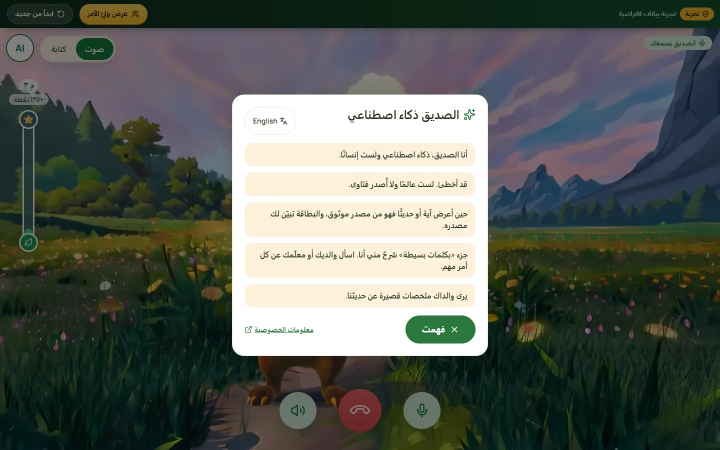
#> input picture docs/hackathon/readme-media/after/ai-chip-sheet-ar.webp, 1440 x 900 px, given in place of after-home-ar.png, which was not available (shown at 1/2 size)
$ python build_deck.py
#> lines starting #> are read from the running program, lines starting #| are printed output that depends on the picture; pictures that were not available may be replaced by others from this repository, and a replacement may not be noted
### docs/hackathon/deliverables/Presentation/deck-src/compose.py
"""Compose the deck's images from the README media screenshots (PIL only).

Every output is sized to the exact aspect of the frame it goes into, so the
deck never stretches or crops an image by surprise. Run by build_deck.py.
"""
from pathlib import Path
from PIL import Image, ImageChops, ImageDraw, ImageFilter

HERE = Path(__file__).parent
IMG = HERE / "img"
OUT = HERE / "img" / "compose"
OUT.mkdir(parents=True, exist_ok=True)
# The README screenshots: next to deck-work in the worktree layout, or three levels up when these
# scripts sit in the repository at docs/hackathon/deliverables/Presentation/deck-src/.
README_AFTER = next((p for p in (HERE.parent / "10-submission" / "docs" / "hackathon" / "readme-media" / "after",
                                 HERE.parents[2] / "readme-media" / "after") if p.exists()),
                    HERE.parents[2] / "readme-media" / "after")

# The home screenshot has the demo bar (dark green, "trial with made-up data") on rows 0..55.
HOME_BAR_ROWS = 56


def load(name):
    return Image.open(IMG / name).convert("RGB")


def crop_aspect(im, aspect, fx=0.5, fy=0.5):
    """Crop to width/height == aspect; fx/fy choose which part to keep (0..1)."""
    w, h = im.size
    if w / h > aspect:
        nw = int(round(h * aspect))
        x = int(round((w - nw) * fx))
        return im.crop((x, 0, x + nw, h))
    nh = int(round(w / aspect))
    y = int(round((h - nh) * fy))
    return im.crop((0, y, w, y + nh))


# [18 lines left out: functions rounded, shadowed, not called in this run]


def save_jpg(im, name, maxw=1800):
    if im.width > maxw:
        im = im.resize((maxw, int(im.height * maxw / im.width)), Image.LANCZOS)
    p = OUT / name
    im.convert("RGB").save(p, quality=90, optimize=True)
    return p


# [33 lines left out: functions save_png, grid, not called in this run]


def strip(names, aspect, width=2600, height_frac=0.94, gap_frac=0.022, r=22):
    """Phone-like cards side by side (right to left), same scale, top-aligned."""
    W = width
    H = int(round(W / aspect))
    ims = [Image.open(IMG / n).convert("RGB") for n in names]
    maxh = max(i.height for i in ims)
    s = (H * height_frac) / maxh
    gap = int(W * gap_frac)
    tiles = [i.resize((int(i.width * s), int(i.height * s)), Image.LANCZOS) for i in ims]
    total = sum(t.width for t in tiles) + gap * (len(tiles) - 1)
    if total > W * 0.98:
        k = (W * 0.98) / total
        tiles = [t.resize((int(t.width * k), int(t.height * k)), Image.LANCZOS) for t in tiles]
        gap = int(gap * k)
        total = sum(t.width for t in tiles) + gap * (len(tiles) - 1)
    canvas = Image.new("RGBA", (W, H), (0, 0, 0, 0))
    x = (W + total) // 2
    y0 = int(H * (1 - height_frac) / 2)
    for t in tiles:
        x -= t.width
        shadowed(canvas, t, (x, y0), r, blur=14, alpha=120)
        x -= gap
    return canvas


# [20 lines left out: function faded_top, not called in this run]


def build():
    out = {}
    # Solution: the home screen without the demo bar, at its own aspect (1440 x 844); the frame follows it.
    home = load("after-home-ar.png")
    home = home.crop((0, HOME_BAR_ROWS, home.width, home.height))
    out["solution"] = save_jpg(home, "solution-home-ar.jpg")
    out["solution_aspect"] = home.width / home.height
    # Gallery: three frames 5.21 x 4.69. Every crop starts below the demo bar, and the call crops keep the
    # left edge (AI chip, Voice | Chat switch, level rail) so no control is cut in half.
    a = 5.21 / 4.69

    def below_bar(name):
        im = load(name)
        return im.crop((0, HOME_BAR_ROWS, im.width, im.height))

    out["g_home"] = save_jpg(crop_aspect(home, a, fx=0.0, fy=0.0), "g-home-ar.jpg", 1400)
    out["g_voice"] = save_jpg(crop_aspect(below_bar("after-call-voice-ar.png"), a, fx=0.0), "g-voice-ar.jpg", 1400)
    out["g_chat"] = save_jpg(crop_aspect(below_bar("after-call-chat-verse-ar.png"), a, fx=0.0), "g-chat-verse-ar.jpg", 1400)
    # Source cards strip: large image 17.71 x 7.60
    out["cards"] = save_png(strip(["after-card-verse-ar.png", "after-card-hadith-ar.png", "after-card-term-ar.png",
                                   "after-card-faq-ar.png", "after-card-hadith-en.png"], 17.71 / 7.60), "cards-strip.png")
    # Avatar: the four state frames as separate tiles; build_deck lays them out and covers the
    # English state label burnt into each frame with an Arabic one.
    out["avatar_frames"] = [IMG / f"after-avatar-states-{f}.png" for f in ("f000", "f039", "f059", "f078")]
    # Parent view: the merged "Sources discussed this week" page (Arabic), wide frame 9.17 x 5.16.
    src = Image.open(README_AFTER / "parent-sources-ar.webp").convert("RGB")
    out["parent"] = save_png(faded_top(src, 9.17 / 5.16), "parent-sources-ar-top.png", maxw=1800)
    # Accessibility: wide 9.17 x 5.16, Arabic and English side by side
    acc = grid(["after-home-ar.png", "after-home-en.png", "after-ai-chip-sheet-ar.png", "after-call-chat-hadith-en.png"],
               cols=2, aspect=9.17 / 5.16, cell_aspect=1440 / 900, pad=0.03, r_frac=0.025, width=1800)
    out["access"] = save_png(acc, "access-ar-en-grid.png")
    return out


# [7 lines that do not run on import are left out]

### docs/hackathon/deliverables/Presentation/deck-src/cost_estimate.py
"""USD cost estimate per session and per month. An ESTIMATE, not a measured cost.

Measured units (from the repository) x the providers' public prices (checked 6 Oct 2026).
Every value that is not measured is marked ASSUMPTION. Run: python cost_estimate.py
Every displayed figure is rounded UP at its display step (up()), so no shown bound is below the computed value.
"""
import math

CHECKED = "6 Oct 2026"

# ---------------------------------------------------------------- prices (public, checked 6 Oct 2026)
# OpenAI, https://platform.openai.com/docs/pricing (standard tier, per 1M tokens)
GPT54MINI_IN = 0.75 / 1e6
GPT54MINI_OUT = 4.50 / 1e6
# OpenAI's own estimate for gpt-4o-mini-transcribe (same page): "$0.003 / minute"
STT_PER_MIN = 0.003
# ElevenLabs, https://elevenlabs.io/pricing/api : Flash / Turbo, $0.04 per 1K characters, every plan
TTS_PER_CHAR = 0.04 / 1000
# LiveKit Cloud, https://livekit.com/pricing : Ship plan overage
LK_PARTICIPANT_MIN = 0.0005
LK_AGENT_SESSION_MIN = 0.01

# ---------------------------------------------------------------- measured units
# docs/hackathon/eval-reports/lead-summary.json, "all", after: the mean per EVAL RUN (90 runs: 94 agent calls and
# 84 judge calls, from "files"). The eval runner adds the judge model's usage to the run's count, so this is the
# agent plus the judge, not the agent's tokens per call. Used as an UPPER BOUND for one agent call. It bounds a
# single-turn call only; late calls in a long session carry more history (AGENT_PROMPT_TOK_FULL below).
# The repository has no agent-only per-call figure (the raw reports do not keep the judge's usage apart).
EVAL_RUN_PROMPT_TOK = 6526
EVAL_RUN_COMPLETION_TOK = 109
# docs/hackathon/latency/LOAD-REHEARSAL.md: greeting + 2 child turns = about 300 ElevenLabs characters and
# about 8 OpenAI chat calls (about 4 in the agent, about 4 in post-session reporting), one STT stream
SHORT = dict(agent_calls=4, report_calls=4, tts_chars=300)

# ---------------------------------------------------------------- assumptions
# Full session: 5 minutes is the demo cap (DEMO_SESSION_MAX_SECONDS=300), about 10 child turns. Family sessions
# may run longer; the 100-family figures assume the same 5-minute cap, so they are not an upper bound for longer sessions.
# 1,500 to 2,500 characters is LOAD-REHEARSAL's own estimate for a full session (not measured); we take 2,500.
FULL = dict(agent_calls=12, report_calls=4, tts_chars=2500)
AGENT_PROMPT_TOK_FULL = 8000          # ASSUMPTION: longer history late in a session (the eval-run bound is 6,526)
REPORT_TOK = {"low": (1000, 200), "high": (6000, 800)}   # ASSUMPTION: input, output tokens per reporting call
LK_MIN = {"low": 1.5, "high": 5.0}    # ASSUMPTION: session length in minutes (short session .. the demo cap)
# ASSUMPTION: billed audio minutes = the session length. STT_REALTIME defaults on (backend/conversation/agent/
# entrypoint.py), so the realtime transcription stream is open for the whole session, not only while the child speaks.
STT_MIN = dict(LK_MIN)
LK_PARTICIPANTS = 2                   # the child's browser and the self-hosted agent
# high side also counts LiveKit agent-session minutes, in case LiveKit bills a self-hosted agent that way


def session(level):
    s = SHORT if level == "low" else FULL
    p_tok = EVAL_RUN_PROMPT_TOK if level == "low" else AGENT_PROMPT_TOK_FULL
    agent = s["agent_calls"] * (p_tok * GPT54MINI_IN + EVAL_RUN_COMPLETION_TOK * GPT54MINI_OUT)
    ri, ro = REPORT_TOK[level]
    report = s["report_calls"] * (ri * GPT54MINI_IN + ro * GPT54MINI_OUT)
    stt = STT_MIN[level] * STT_PER_MIN
    tts = s["tts_chars"] * TTS_PER_CHAR
    lk = LK_PARTICIPANTS * LK_MIN[level] * LK_PARTICIPANT_MIN
    if level == "high":
        lk += LK_MIN[level] * LK_AGENT_SESSION_MIN
    items = {"agent LLM": agent, "reporting LLM": report, "STT": stt, "TTS": tts, "LiveKit": lk}
    return items, sum(items.values())


SCENARIOS = {
    # ASSUMPTION: 30 judges, 2 to 4 sessions each, over the judging window (7 to 22 Oct)
    "30 judges (judging window)": (30 * 2, 30 * 4),
    # ASSUMPTION: 100 families, one child each, 12 to 20 sessions a month (3 to 5 a week), each within the 5-minute cap
    "100 families (per month)": (100 * 12, 100 * 20),
}

# display steps: line items, per session, the judging window, per month
STEP = {"item": 0.001, "session": 0.01, "judges": 1, "families": 10}


def up(x, step):
    """x rounded UP to a multiple of step; the guard keeps exact values (0.015, 0.100) from creeping up a step."""
    return math.ceil(round(x / step, 9)) * step


def fmt(x, step):
    decimals = max(0, -int(math.floor(math.log10(step)))) if step < 1 else 0
    return f"{up(x, step):,.{decimals}f}"


def display():
    """The figures every document shows, all rounded up: {key: (low, high)} as strings."""
    lo_items, lo = session("low")
    hi_items, hi = session("high")
    (j_lo, j_hi), (f_lo, f_hi) = SCENARIOS.values()
    out = {k: (fmt(lo_items[k], STEP["item"]), fmt(hi_items[k], STEP["item"])) for k in lo_items}
    out["session"] = (fmt(lo, STEP["session"]), fmt(hi, STEP["session"]))
    out["judges"] = (fmt(j_lo * lo, STEP["judges"]), fmt(j_hi * hi, STEP["judges"]))
    out["families"] = (fmt(f_lo * lo, STEP["families"]), fmt(f_hi * hi, STEP["families"]))
    return out


# [12 lines that do not run on import are left out]

### docs/hackathon/deliverables/Presentation/deck-src/build_deck.py
"""Build the final Al-Sadiq Al-Sadouq deck on the organisers' template.

    python build_deck.py            -> Al-Sadiq-Al-Sadouq-Final.pptx

Method: every slide is a clone of one of the template's sample slides (so the
background art, logos, footer and placeholder styles stay the organisers'),
filled with our text, then the guide slides, the original samples and the
unused layouts are removed. Numbers carry their source and date on the slide.
No Quran or hadith text is typed here; the only scripture on any slide is
inside screenshots of the app's own source cards.

Structure: a main deck of 14 slides for the 5-minute pitch, in the template's
order (problem, solution, how it works, prototype, impact, team), each main
evidence slide naming the judging criterion it answers; then an appendix
divider and the detailed evidence slides for the panel's questions.

Inputs (not in git): organiser-template.pptx and img/ (PNG copies of the
README screenshots, made by prep_images.py); compose.py reads the parent
sources screenshot from the repository's readme-media folder.
"""
import copy
import re
import sys
import zipfile
from pathlib import Path

from lxml import etree
from pptx import Presentation
from pptx.enum.shapes import MSO_SHAPE
from pptx.opc.constants import RELATIONSHIP_TYPE as RT
from pptx.oxml.ns import qn

import compose
import cost_estimate as ce

HERE = Path(__file__).parent
TEMPLATE = HERE / "organiser-template.pptx"
OUTFILE = HERE / "Al-Sadiq-Al-Sadouq-Final.pptx"
E = 914400

NAVY, PURPLE, TURQ, OFF = "12183F", "6150EA", "2EF2C2", "F2F4FF"
BODY, MUTED, CARD, CARDLINE, LIGHTMUTED = "CBCFE6", "8E99CC", "161D48", "4A5590", "4A5590"
PILL = "143C23"   # the dark green of the state label burnt into the avatar frames
FONT = "Readex Pro"
DEMO_URL = "https://alsadiqai.com"
MIN_PT = 18       # no text of ours is smaller than the template's caption size


def I(x):
    return int(round(x * E))


# ---------------------------------------------------------------- the USD estimate (one source: cost_estimate.py)

def _cost_strings():
    # every figure is rounded UP at its display step (ce.display), so no shown bound is below the computed value
    shown = ce.display()
    lo_items, _ = ce.session("low")
    (j_lo, j_hi), (f_lo, f_hi) = ce.SCENARIOS.values()
    rng = lambda k: f"{shown[k][0]} إلى {shown[k][1]}"
    return {
        "items": {k: shown[k] for k in lo_items},
        "session": rng("session"),
        "judges": rng("judges"),
        "families": rng("families"),
        "judge_sessions": (j_lo, j_hi),
        "family_sessions": (f_lo, f_hi),
    }


EST = _cost_strings()


# ---------------------------------------------------------------- slide plumbing

# [29 lines left out: function clone_slide, not called in this run]


def ph(slide, idx, nth=0):
    found = [s for s in slide.shapes if s.is_placeholder and s.placeholder_format.idx == idx]
    return found[nth] if len(found) > nth else None


# [5 lines left out: function by_name, not called in this run]


def remove(shape):
    if shape is not None:
        shape._element.getparent().remove(shape._element)


def geom(shape):
    return shape.left / E, shape.top / E, shape.width / E, shape.height / E


# [220 lines left out: functions set_geom, _rpr, _add_link, fill, add_text, _fill_xml and 7 more, not called in this run]


def caption(slide, text, y=9.62, dark=True, x=1.54, w=16.88, size=MIN_PT, h=0.6):
    return add_text(slide, x, y, w, h, [text], size=size, color=MUTED if dark else LIGHTMUTED, light=False)


def kicker(slide, text):
    fill(slide, ph(slide, 1), [text])


# ---------------------------------------------------------------- tables

# [49 lines left out: function fill_table, not called in this run]


# ---------------------------------------------------------------- build

def build():
    imgs = compose.build()
#> in load, returned value is the input picture: PIL image 1440x900 RGB; mean R, G, B 89.7, 95.2, 88.4
#> in build, `home = home.crop((0, HOME_BAR_ROWS, home.width, home.height))`:
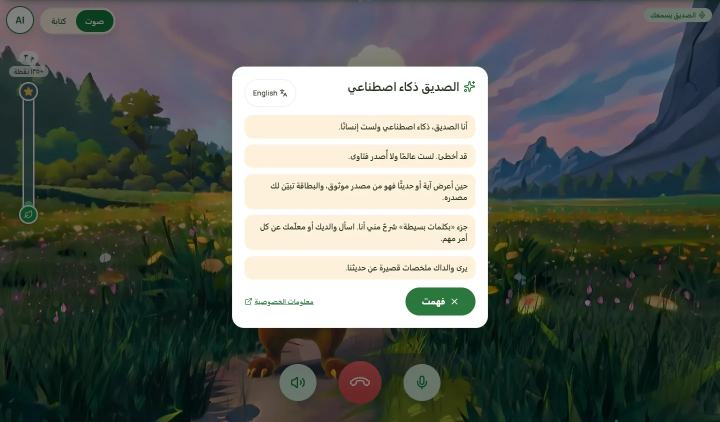
#> home: PIL image 1440x844 RGB (shown at 1/2 size); mean R, G, B 94.3, 99, 92.8
#> in crop_aspect, `return im.crop((x, 0, x + nw, h))`:
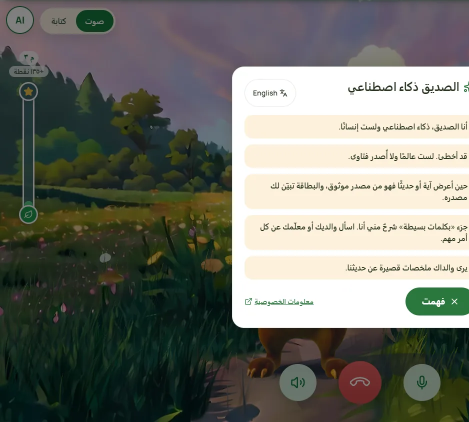
#> returned value: PIL image 938x844 RGB (shown at 1/2 size); mean R, G, B 113.9, 116.1, 107.4
#> call 2 of load, with name = 'after-call-voice-ar.png'
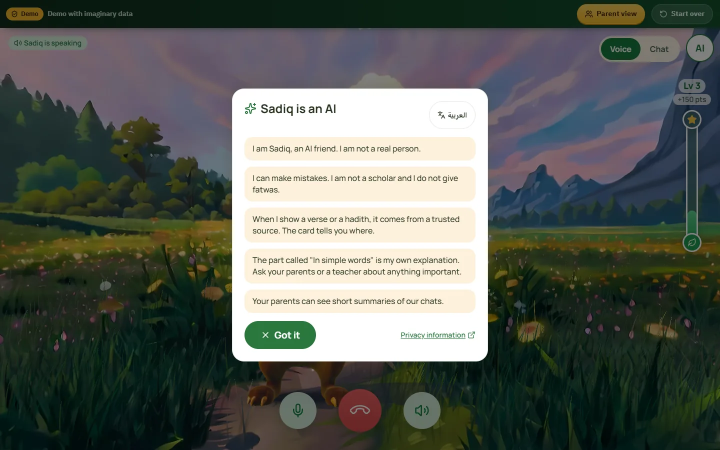
#> input picture docs/hackathon/readme-media/after/ai-chip-sheet-en.webp, 1440 x 900 px, given in place of after-call-voice-ar.png, which was not available (shown at 1/2 size)
#> in load, returned value is the input picture: PIL image 1440x900 RGB; mean R, G, B 91, 96.3, 89.1
#> (the rest of the program and of its run is left out)
